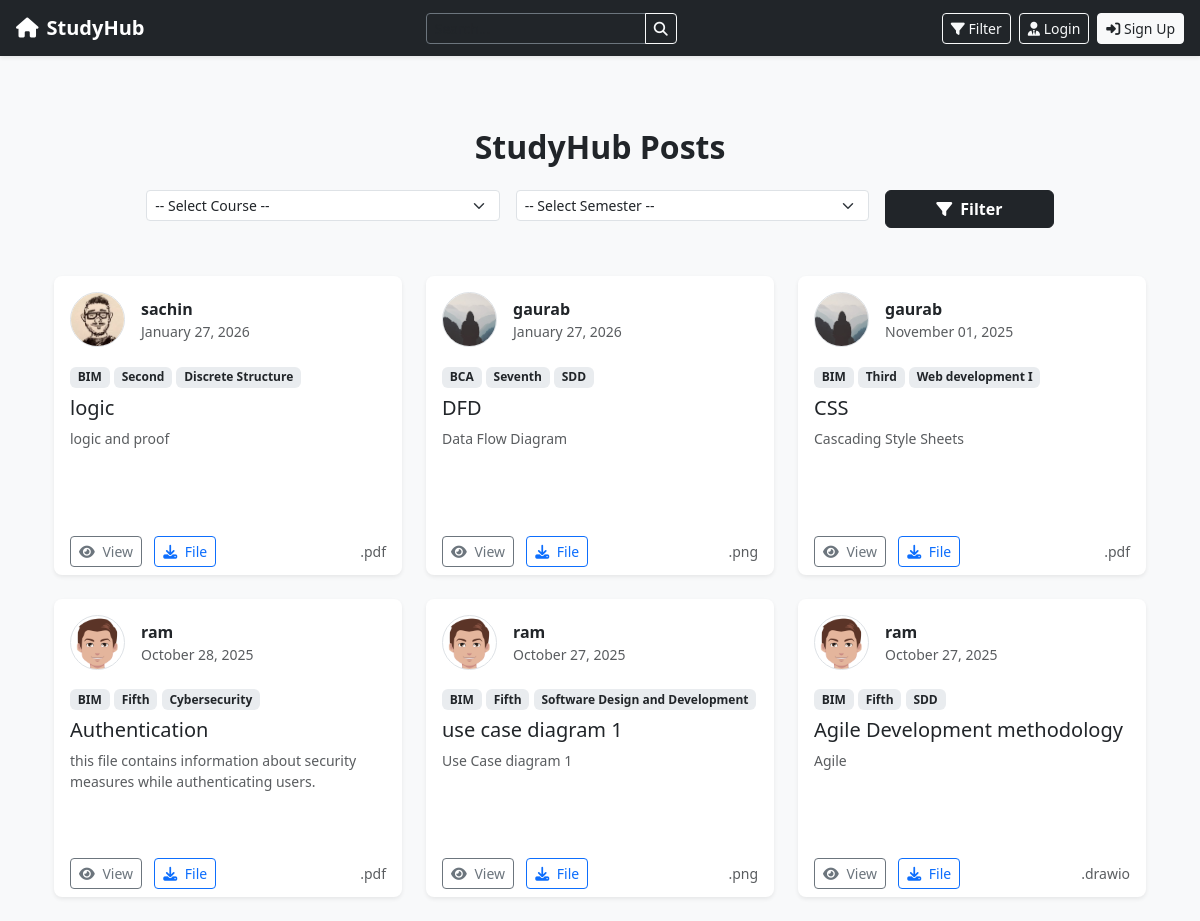
/filter/, run on the app's committed database.
### blog/models.py (models this page shows, shortened)
class Post(models.Model):
    COURSE_CHOICES = [
        ('BIM', 'Bachelor in Information Management'),
        ('BCA', 'Bachelor in Computer Application'),
        ('CSIT', 'BSc. Computer Science and Information Technology'),
    ]
    SEMESTER_CHOICES = [
        ('First', 'First Semester'),
        ('Second', 'Second Semester'),
        ('Third', 'Third Semester'),
        ('Fourth', 'Fourth Semester'),
        ('Fifth', 'Fifth Semester'),
        ('Sixth', 'Sixth Semester'),
        ('Seventh', 'Seventh Semester'),
        ('Eighth', 'Eighth Semester'),
    ]
    author = models.ForeignKey(User, on_delete=models.CASCADE)
    course = models.CharField(max_length=10, choices=COURSE_CHOICES)
    semester = models.CharField(max_length=10, choices=SEMESTER_CHOICES)
    subject = models.CharField(max_length=100)
    title = models.CharField(max_length=100)
    file = models.FileField(upload_to='Files', null=True, blank=True)
    content = models.TextField()
    date_posted = models.DateTimeField(auto_now_add=True)
    class Meta:
        ordering = ['-date_posted']
        verbose_name = "Post"
        verbose_name_plural = "Posts"
    @property
    def extension(self):
        if not self.file:
            return ''
        _, ext = os.path.splitext(self.file.name)
        return ext.lower()

### users/models.py (models this page shows, shortened)
class Profile(models.Model):
    user = models.OneToOneField(User, on_delete=models.CASCADE)
    image = models.ImageField(default='default.jpg', upload_to='profile_pics')

### blog/views.py (the view)
# urls.py: path('filter/', views.filter_posts, name='filter-posts'),
def filter_posts(request):
    semesters = ["First", "Second", "Third", "Fourth", "Fifth", "Sixth", "Seventh", "Eighth"]
    course = request.GET.get('course')
    semester = request.GET.get('semester')
    posts = Post.objects.all()
    if course:
        posts = posts.filter(course=course)
    if semester:
        posts = posts.filter(semester=semester)
    context = {
        'posts': posts,
        'selected_course': course,
        'selected_semester': semester,
        'semesters': semesters,
    }
    return render(request, 'blog/filter_posts.html', context)

### blog/templates/blog/filter_posts.html (shortened to what this page needs)
{% extends "base.html" %}
{% load static %}
{% block extra_css %}
<link rel="stylesheet" href="{% static 'blog/css/filter_posts.css' %} ">
{% endblock extra_css %}
{% block content %}
<div class="container mt-5">
  <h2 class="text-center fw-bold mb-4 text-dark">StudyHub Posts</h2>
  <form method="get" class="row g-3 mb-5 justify-content-center">
    <div class="col-md-4">
      <select class="form-select form-select-sm" name="course">
        <option value="">-- Select Course --</option>
      </select>
    </div>
    <div class="col-md-4">
      <select class="form-select form-select-sm" name="semester">
        <option value="">-- Select Semester --</option>
      </select>
    </div>
    <div class="col-md-2 d-grid">
      <button type="submit" class="btn btn-dark fw-semibold">
        <i class="fas fa-filter me-1"></i> Filter
      </button>
    </div>
  </form>
  {% if posts %}
    <div class="row row-cols-1 row-cols-md-2 row-cols-lg-3 g-4">
      {% for post in posts %}
        <div class="col">
          <div class="card h-100 border-0 shadow-sm rounded-3 post-card hover-lift">
            <div class="card-body">
              <div class="d-flex align-items-center mb-3">
                <img src="{{ post.author.profile.image.url }}" alt="{{ post.author.username }}"
                     class="rounded-circle border me-3"
                     style="width: 55px; height: 55px; object-fit: cover;">
                <div>
                  <a href="{% url 'user-posts' post.author.username %}"
                     class="text-decoration-none text-dark fw-semibold">
                    {{ post.author }}
                  </a>
                  <div class="text-muted small">{{ post.date_posted|date:"F d, Y" }}</div>
                </div>
              </div>
              <div class="mb-2">
                <span class="badge bg-body-secondary text-dark">{{ post.course }}</span>
                <span class="badge bg-body-secondary text-dark">{{ post.semester }}</span>
                <span class="badge bg-body-secondary text-dark">{{ post.subject }}</span>
              </div>
              <h5 class="card-title mb-2">
                <a href="{% url 'post-detail' post.id %}" class="text-decoration-none text-dark">
                  {{ post.title }}
                </a>
              </h5>
              <p class="card-text text-muted small mb-4" style="height: 60px; overflow: hidden;">
                {{ post.content|truncatechars:150 }}
              </p>
            </div>
            <div class="card-footer bg-transparent border-0 d-flex justify-content-between align-items-center">
              <div>
                {% if post.file %}
                  <a href="{{ post.file.url }}" target="_blank" class="btn btn-sm btn-outline-secondary me-2">
                    <i class="fas fa-eye me-1"></i> View
                  </a>
                  <a href="{{ post.file.url }}" download class="btn btn-sm btn-outline-primary">
                    <i class="fas fa-download me-1"></i> File
                  </a>
                {% else %}
                  <span class="text-muted small">No file attached</span>
                {% endif %}
              </div>
              {% if post.extension %}
                <small class="text-muted">{{ post.extension }}</small>
              {% endif %}
            </div>
          </div>
        </div>
      {% endfor %}
    </div>
  {% else %}
    <div class="text-center text-muted mt-5">
      <i class="fas fa-inbox fa-2x mb-3"></i>
      <p>No posts found for the selected filters.</p>
    </div>
  {% endif %}
</div>
{% endblock %}

### templates/base.html (shortened to what this page needs)
{% load static %}
<!doctype html>
<html lang="en">
  <head>
    <link
      href="https://cdn.jsdelivr.net/npm/bootstrap@5.3.3/dist/css/bootstrap.min.css"
      rel="stylesheet"
>
    <link rel="stylesheet" href="https://cdnjs.cloudflare.com/ajax/libs/font-awesome/6.5.0/css/all.min.css" />
    <link rel="stylesheet" href="https://cdnjs.cloudflare.com/ajax/libs/font-awesome/6.5.1/css/all.min.css">
    {% block extra_css %}{% endblock %}
  </head>
  <body class="bg-light">
    {% include 'navbar.html' %}
    <div class="container py-4">
      {% block content %}
      {% endblock %}
    </div>
  </body>
</html>

### templates/navbar.html (shortened to what this page needs)
<nav class="navbar navbar-expand-lg navbar-dark bg-dark shadow-sm py-2">
  <div class="container-fluid px-3">
    <a class="navbar-brand fw-semibold d-flex align-items-center" href="{% url 'blog-home' %}">
      <i class="fas fa-home me-2"></i> StudyHub
    </a>
    <div class="collapse navbar-collapse justify-content-between" id="navbarNav">
      <form id="searchform" action="{% url 'search' %}" method="get"
            class="d-flex mx-auto my-2 my-lg-0" style="max-width: 280px;">
        <div class="input-group input-group-sm">
          <input type="text" name="q" value="{{ request.GET.q }}" class="form-control bg-dark text-light border-secondary"
                 placeholder="Search..." aria-label="Search">
          <button class="btn btn-outline-light" type="submit">
            <i class="fa fa-search"></i>
          </button>
        </div>
      </form>
      <div class="d-flex align-items-center mt-2 mt-lg-0">
        <a href="{% url 'filter-posts' %}" class="btn btn-sm btn-outline-light me-2">
          <i class="fa fa-filter"></i> <span class="d-none d-lg-inline">Filter</span>
        </a>
        {% if user.is_authenticated %}
          <a href="{% url 'user-posts' user %}" class="btn btn-sm btn-outline-light me-2">
            <i class="fas fa-user-shield"></i> <span class="d-none d-lg-inline">My Posts</span>
          </a>
          <a href="{% url 'post-create' %}" class="btn btn-sm btn-outline-light me-2">
            <i class="fas fa-plus-circle"></i> <span class="d-none d-lg-inline">New</span>
          </a>
          <a href="{% url 'profile' %}" class="btn btn-sm btn-outline-light me-2">
            <i class="fas fa-user"></i> <span class="d-none d-lg-inline">{{ user.username }}</span>
          </a>
          <form method="POST" action="{% url 'logout' %}" class="d-inline">
            {% csrf_token %}
            <button type="submit" class="btn btn-sm btn-outline-danger">
              <i class="fas fa-sign-out-alt"></i> <span class="d-none d-lg-inline">Logout</span>
            </button>
          </form>
        {% else %}
          <a href="{% url 'login' %}" class="btn btn-sm btn-outline-light me-2">
            <i class="fas fa-user-tie"></i> <span class="d-none d-lg-inline">Login</span>
          </a>
          <a href="{% url 'register' %}" class="btn btn-sm btn-light text-dark">
            <i class="fas fa-sign-in-alt"></i> <span class="d-none d-lg-inline">Sign Up</span>
          </a>
        {% endif %}
      </div>
    </div>
  </div>
</nav>

### blog/static/blog/css/filter_posts.css (style rules this page uses)
.hover-lift { transition: all 0.25s ease; }

### data on the page
Post: author.profile.image (picture), author "sachin", date_posted "January 27, 2026", course "BIM", semester "Second", subject "Discrete Structure", title "logic", content "logic and proof", extension ".pdf"
Post: author.profile.image (placeholder picture), author "gaurab", date_posted "January 27, 2026", course "BCA", semester "Seventh", subject "SDD", title "DFD", content "Data Flow Diagram", extension ".png"
Post: author.profile.image (placeholder picture), author "gaurab", date_posted "November 01, 2025", course "BIM", semester "Third", subject "Web development I", title "CSS", content "Cascading Style Sheets", extension ".pdf"
Post: author.profile.image (picture), author "ram", date_posted "October 28, 2025", course "BIM", semester "Fifth", subject "Cybersecurity", title "Authentication", content "this file contains information about security measures while authenticating users.", extension ".pdf"
Post: author.profile.image (picture), author "ram", date_posted "October 27, 2025", course "BIM", semester "Fifth", subject "Software Design and Development", title "use case diagram 1", content "Use Case diagram 1", extension ".png"
Post: author.profile.image (picture), author "ram", date_posted "October 27, 2025", course "BIM", semester "Fifth", subject "SDD", title "Agile Development methodology", content "Agile", extension ".drawio"
